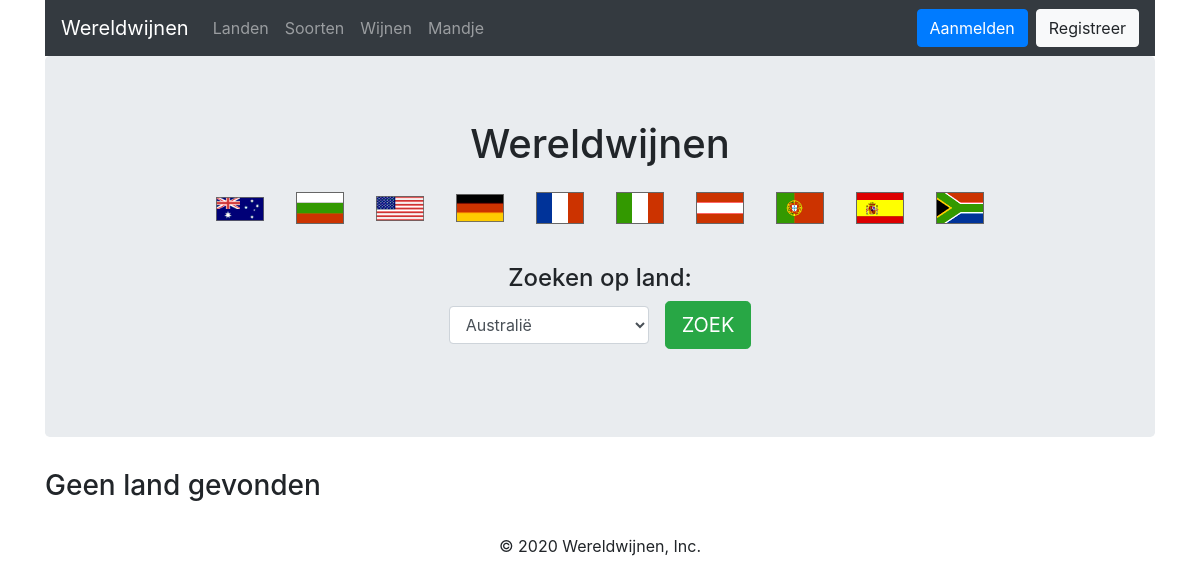
/land.php, run on the app's committed database.
### tables this page shows
CREATE TABLE landen (
  id int unsigned NOT NULL,
  naam varchar(50) NOT NULL,
  versie int unsigned not null default 0,
  PRIMARY KEY (id) USING BTREE,
  UNIQUE KEY Land(naam) USING BTREE
);

### lib/Template.php (called while the page is built, shortened)
<?php
    class Template {
        protected $template_path;
        public function __construct($template_path) {
            $this->template_path = $template_path;
        }
        public function __toString() {
            include basename($this->template_path);
            return ob_get_clean();
        }
    }
?>

### database/Database.php (called while the page is built)
<?php
    class Database {
        private $host = DB_HOST;
        private $user = DB_USER;
        private $password = DB_PASSWORD;
        private $name = DB_NAME;
        protected function connect() {
            $dbConnection = "mysql:host=" . $this->host . ";dbname=" . $this->name;
            $options = array(
                PDO::ATTR_EMULATE_PREPARES => false,
                PDO::ATTR_PERSISTENT => true,
                PDO::ATTR_ERRMODE => PDO::ERRMODE_EXCEPTION,
                PDO::ATTR_DEFAULT_FETCH_MODE => PDO::FETCH_OBJ
            );
            try {
                $pdo = new PDO($dbConnection, $this->user, $this->password, $options);
                return $pdo;
            } catch (PDOException $e) {
                $this->error = $e->getMessage();
            }
        }
    }
?>

### src/repositories/LandRepository.php (called while the page is built, shortened)
<?php
    class LandRepository extends Database {
        protected function findAll() {
            $sql = "SELECT * FROM landen";
            $stmt = $this->connect()->prepare($sql);
            $stmt->execute();
            return $stmt->fetchAll();
        }
    }
?>

### src/views/LandView.php (called while the page is built, shortened)
<?php
    class LandView extends LandRepository {
        public function getLanden() {
            return $this->findAll();
        }
    }
?>

### includes/autoloader.php (called while the page is built, shortened)
<?php
    function Autoloader($classname) {
        $url = $_SERVER['HTTP_HOST'] . $_SERVER['REQUEST_URI'];
        $path = "src/domain/";
        $extention = ".php";
        if ($classname == "Database") {
            $path = "database/";
        }
        else if ($classname == "Template") {
            $path = "lib/";
        }
        else if ($classname == "Mandje") {
            $path = "src/sessions/";
        }
        else if (strpos($classname, "View")) {
            $path = "src/views/";
        }
        else if (strpos($classname, "Controller")) {
            $path = "src/controllers/";
        }
        else if (strpos($classname, "Repository")) {
            $path = "src/repositories/";
        }
        $fullPath = $path . $classname . $extention;
    }
?>

### templates/includes/header-w-subheader.php (the view, shortened to what this page needs)
<!DOCTYPE html>
<html lang="en">
<head>
    <link rel="stylesheet" href="https://use.fontawesome.com/releases/v5.12.0/css/all.css">
    <link href="https://stackpath.bootstrapcdn.com/bootstrap/4.4.1/css/bootstrap.min.css" rel="stylesheet">
    <link rel="stylesheet" href="css/style.css">
</head>
<body>
    <div class="container">
      <div class="header">
        <nav class="navbar navbar-expand-md navbar-dark bg-dark">
        <a class="navbar-brand" href="index.php">Wereldwijnen</a>
        <div class="container-inline">
            <ul class="navbar-nav mr-auto">
                <li class="nav-item">
                    <a class="nav-link" href="./landen.php">Landen</a>
                </li>
                <li class="nav-item">
                    <a class="nav-link" href="./soorten.php">Soorten</a>
                </li>
                <li class="nav-item">
                    <a class="nav-link" href="./wijnen.php">Wijnen</a>
                </li>
                <li class="nav-item">
                    <a class="nav-link" href="./mandje.php">Mandje</a>
                </li>
            </ul>
        </div>
        <div class="navbar-nav ml-auto navbar-login-logout">
            <?php
                if (isset($_SESSION["usedId"])) {
                    echo '
                    <form method="post" action="./logout.php">
                        <input class="btn btn-danger" type="submit" value="Afmelden">
                    </form>
                    ';
                } else {
                    echo '
                    <a class="btn btn-primary btn-login" href="./login.php">Aanmelden</a>
                    <a class="btn btn-light" href="signup.php">Registreer</a>
                    ';
                }
            ?>
        </div>
      </div>
      <div class="jumbotron">
        <h1>Wereldwijnen</h1>
        <ul class="menu-flags">
            <?php foreach($landenHeader as $landHeader): ?>
                <li><a href="<?php echo "index.php?land=" . $landHeader->id; ?>"><img src="<?php echo './images/' . $landHeader->id . '.png'; ?>"></a></li>
            <?php endforeach; ?>
        </ul>
        <br>
        <h4>Zoeken op land: </h4>
        <form class="form" action="index.php" method="GET">
            <select id="selection" name="land" class="form-control" style="width:200px;">
                <?php foreach($landenHeader as $landHeader): ?>
                    <option class="option-flag" style="background-image:url(<?php echo './images/' . $landHeader->id . '.png'; ?>);" value="<?php echo $landHeader->id; ?>"><?php echo $landHeader->naam; ?></option>
                <?php endforeach; ?>
            </select>
            <br>
            <button type="submit" class="btn btn-lg btn-success">ZOEK</button>
        </form>
        <br>
    </div>

### css/style.css (style rules this page uses)
.jumbotron h1, .jumbotron h2, .jumbotron h3, .jumbotron h4, .jumbotron h5, .form { display: flex; justify-content: center; align-items: center; }
.menu-flags { display: flex; justify-content: center; align-items: center; list-style: none; margin: 0; padding: 0; }
li { float: left; }
.menu-flags li { display: block; text-align: center; padding: 16px; text-decoration: none; }
.menu-flags li img { width: 3rem; }
.form > .btn { margin-left: 1rem; }
.btn-login { margin-right: 0.5rem; }

### data on the page
landen: shows a picture
landen: shows a picture
landen: shows a picture
landen: shows a picture
landen: shows a picture
landen: shows a picture
landen: shows a picture
landen: shows a picture
landen: shows a picture
landen: shows a picture

### other printed values
$title "Geen land gevonden"
form field land "Australië"
